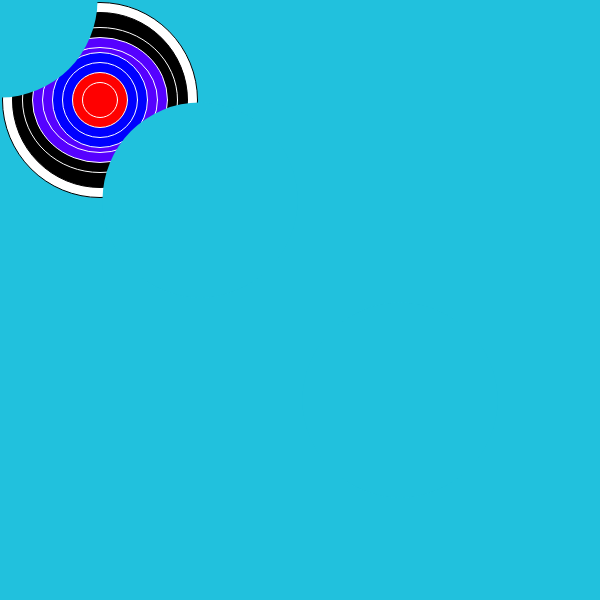
Frame 1 (no input)
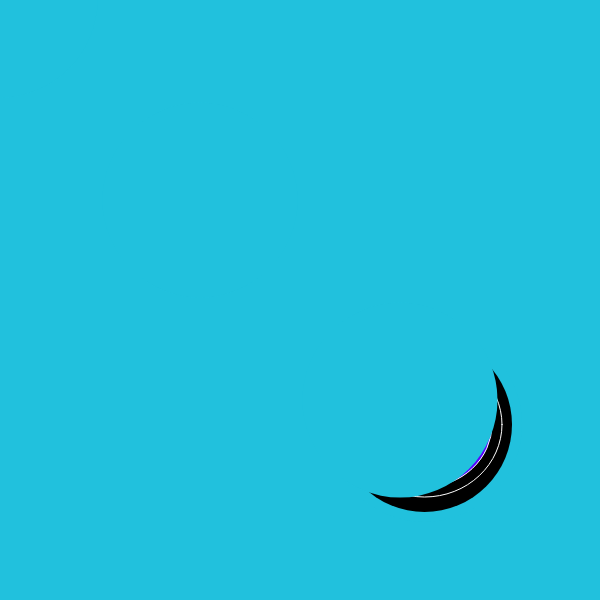
Frame 60 (no input)
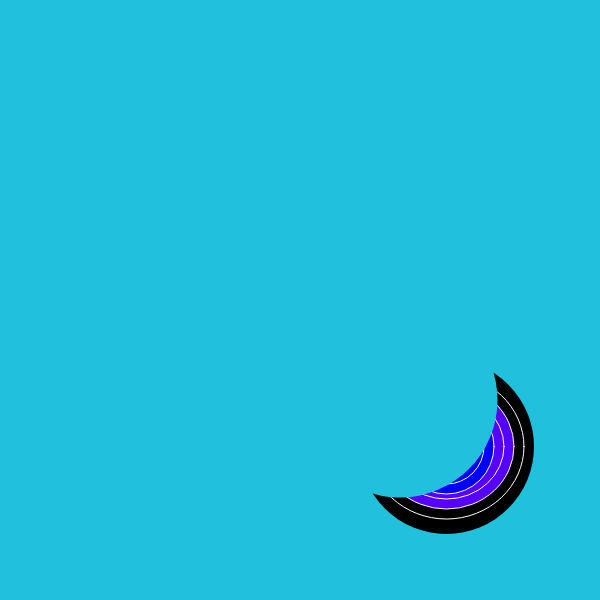
Frame 120 (the mouse pressed at the canvas centre since frame 60)

The p5.js sketch that drew these frames (run headless with seeded random() and noise() and a simulated clock; from frame 60 on, the mouse is pressed at the canvas centre):

// p5.js sketch
// ── sketch.js
let x;
let y;
let direction=1;

function setup(){
createCanvas(600, 600);
x=100;
y=100;
}

function draw (){
  background(33, 193, 221);
  target(x, y);
  x=x+5.5*direction;
    y=y+5.5*direction;
    if (x>width-2){
      direction = direction* -1;
    }
    if (x<2){
        direction = direction* -1;
  }

  fill(33, 193, 221)
  noStroke();
    ellipse(0, 0, 195, 195);
  fill(33, 193, 221)
  noStroke();
      ellipse(200, 200, 195, 195);
    fill(33, 193, 221)
    noStroke();
          ellipse(400, 400, 195, 195);

}

function target(x,y){
  ellipse(x, y, 195, 195);
  fill(0, 0, 0)
  ellipse(x, y, 175, 175);
  fill(0, 0, 0)
  stroke(255, 255, 255)
  ellipse(x, y, 155, 145);
  fill(86, 1, 255)
  ellipse(x, y, 135, 125);
  fill(86, 1, 255)
  ellipse(x, y, 115, 105);
  fill("blue")
  ellipse(x, y, 95, 95);
  fill("blue")
  ellipse(x, y, 75, 75);
  fill("red")
  ellipse(x, y, 55, 55);
  fill("red")
  ellipse(x, y, 35, 35);
  fill(255, 255, 255);

}
